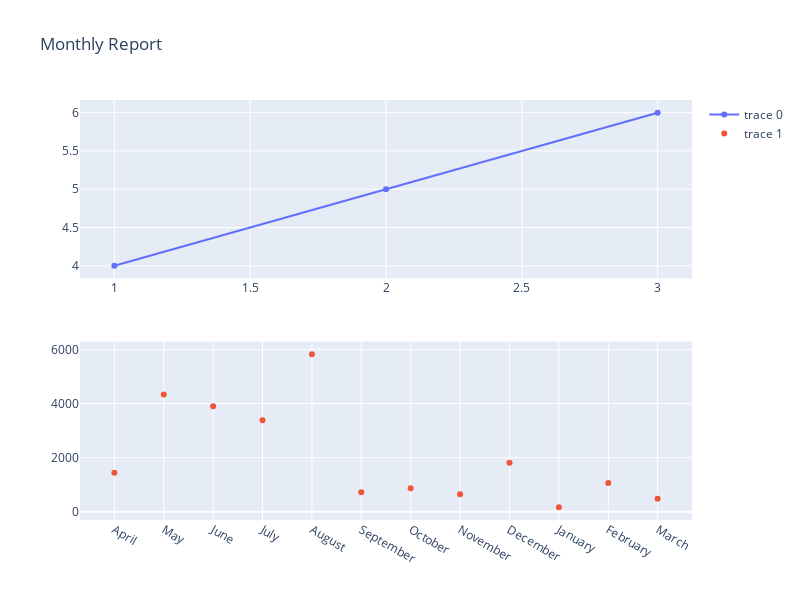

Notebook code cell kept with this figure:
### Code cell


### Figure 1 — Plotly figure (JSON) as saved in the notebook; plotly's stock layout.template omitted (floating-point values rounded to 4 significant figures)
{"data": [{"type": "scatter", "x": [1, 2, 3], "xaxis": "x", "y": [4, 5, 6], "yaxis": "y"}, {"mode": "markers", "type": "scatter", "x": ["April", "May", "June", "July", "August", "September", "October", "November", "December", "January", "February", "March"], "xaxis": "x2", "y": [1444.0, 4335.0, 3907.0, 3385.0, 5831.0, 719.1, 865.0, 647.6, 1809.0, 161.0, 1060.0, 482.8], "yaxis": "y2"}], "layout": {"height": 600, "title": {"text": "Monthly Report"}, "width": 800, "xaxis": {"anchor": "y", "domain": [0, 1]}, "xaxis2": {"anchor": "y2", "domain": [0, 1]}, "yaxis": {"anchor": "x", "domain": [0.575, 1]}, "yaxis2": {"anchor": "x2", "domain": [0, 0.425]}}}
